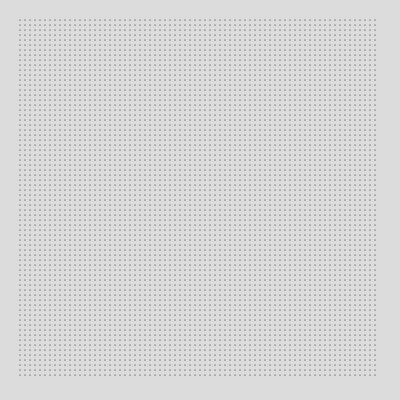
Frame 1 (no input)
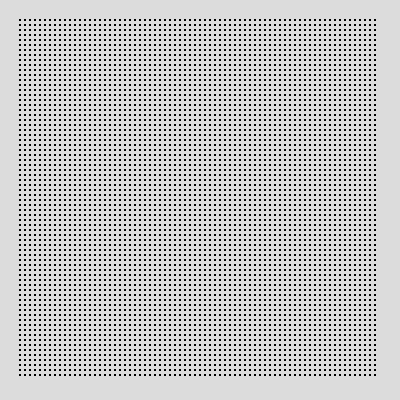
Frame 60 (no input)
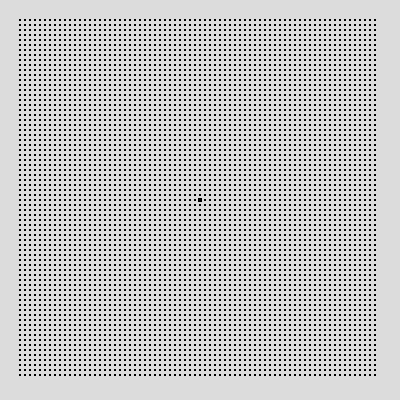
Frame 120 (the mouse pressed at the canvas centre since frame 60)

The p5.js sketch that drew these frames (run headless with seeded random() and noise() and a simulated clock; from frame 60 on, the mouse is pressed at the canvas centre):

// p5.js sketch
// ── sketch.js
function setup() {
  createCanvas(400, 400);
  background(220);
}

function draw() {
  strokeWeight(2);
  for (y = 20; y < height - 20; y = y + 5) {
    for (x = 20; x < width - 20; x = x + 5) {
      if (mouseX == x && mouseY == y) {
        strokeWeight(4);
        point(x, y);
      } else {
        strokeWeight(1);
        point(x, y);
      }
    }
  }
  
  
}
